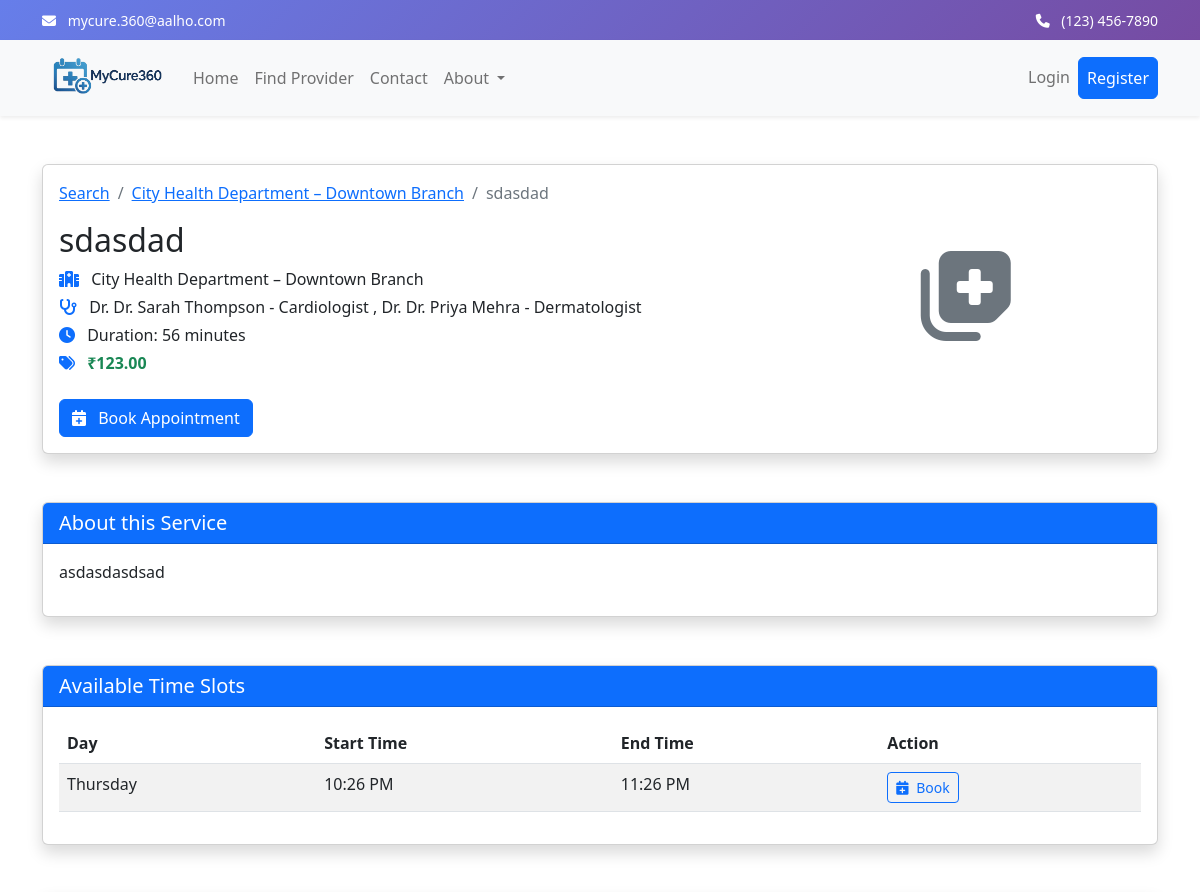
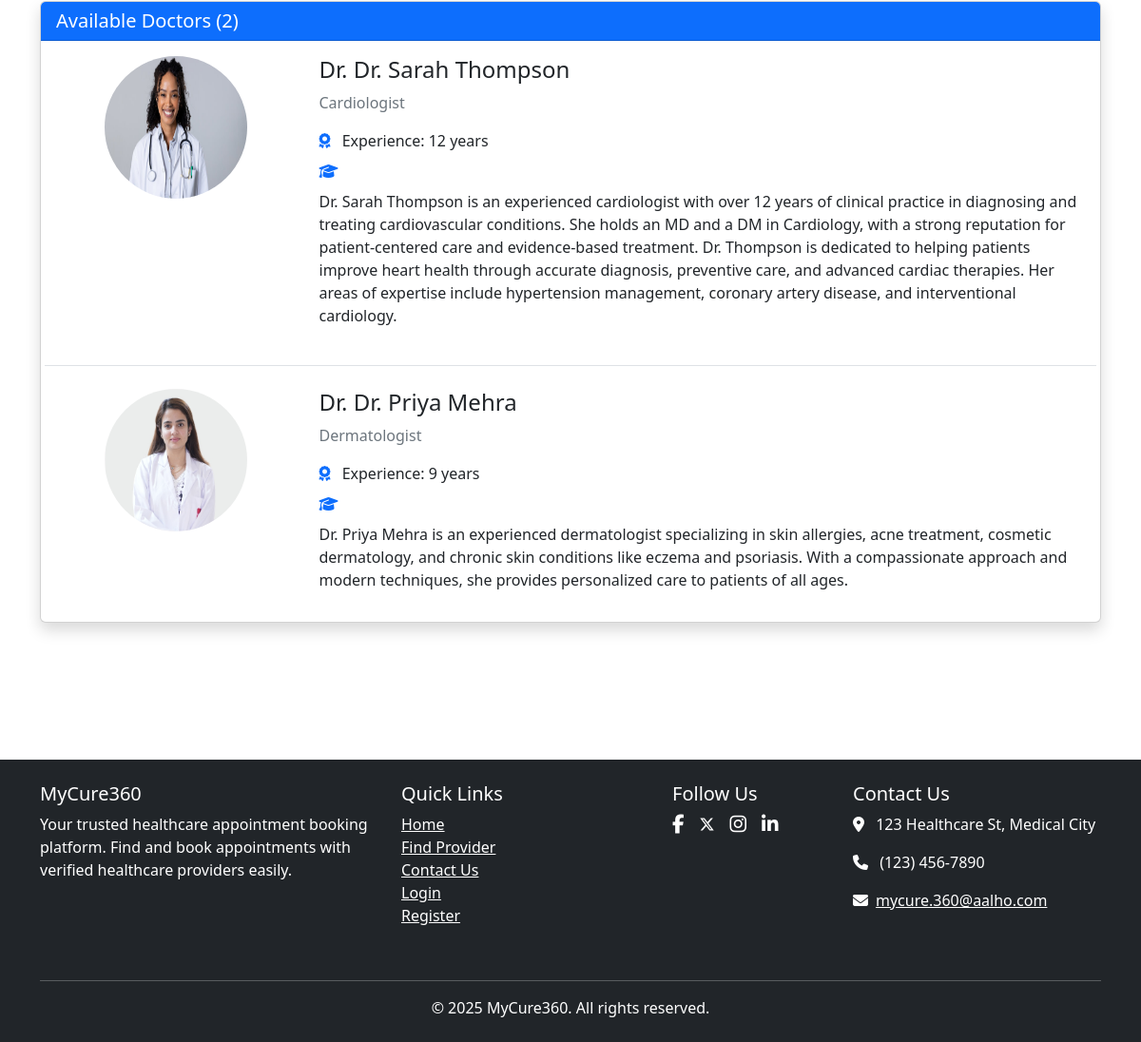
The page /appointments/service/4/ on the database its author committed (2 pictures, top to bottom).
### authorities/models.py (models this page shows, shortened)
class Authority(models.Model):
    AUTHORITY_TYPE_CHOICES = (
        ('HOSPITAL', 'Hospital'),
        ('CLINIC', 'Clinic'),
        ('DIAGNOSTIC', 'Diagnostic Center'),
    )
    user = models.OneToOneField(User, on_delete=models.CASCADE, related_name='authority_profile')
    name = models.CharField(max_length=255)
    authority_type = models.CharField(max_length=10, choices=AUTHORITY_TYPE_CHOICES)
    description = models.TextField()
    address = models.TextField()
    city = models.CharField(max_length=100)
    email = models.EmailField(blank=True, null=True)
    phone = models.CharField(max_length=15, blank=True, null=True)
    state = models.CharField(max_length=100)
    postal_code = models.CharField(max_length=10)
    latitude = models.FloatField(blank=True, null=True)
    longitude = models.FloatField(blank=True, null=True)
    logo = models.ImageField(upload_to='authority_logos/', blank=True, null=True)
    website = models.URLField(blank=True, null=True)
    established_date = models.DateField(blank=True, null=True)
    opening_time = models.TimeField(default='09:00', help_text="Opening time (24-hour format)")
    closing_time = models.TimeField(default='18:00', help_text="Closing time (24-hour format)")
    open_on_weekends = models.BooleanField(default=True, help_text="Check if open on weekends")
    is_verified = models.BooleanField(default=False)
    registration_number = models.CharField(max_length=50, blank=True, null=True)
    created_at = models.DateTimeField(auto_now_add=True)
    updated_at = models.DateTimeField(auto_now=True)
    class Meta:
        verbose_name = 'Authority'
        verbose_name_plural = 'Authorities'
        db_table = 'authorities'

class Service(models.Model):
    authority = models.ForeignKey(Authority, on_delete=models.CASCADE, related_name='services')
    name = models.CharField(max_length=255)
    description = models.TextField()
    doctors = models.ManyToManyField(Doctor, related_name='services', blank=True)
    price = models.DecimalField(max_digits=10, decimal_places=2)
    duration_minutes = models.PositiveIntegerField(default=30)
    is_active = models.BooleanField(default=True)
    created_at = models.DateTimeField(auto_now_add=True)
    updated_at = models.DateTimeField(auto_now=True)
    class Meta:
        verbose_name = 'Service'
        verbose_name_plural = 'Services'
        db_table = 'services'

class Doctor(models.Model):
    GENDER_CHOICES = (
        ('MALE', 'Male'),
        ('FEMALE', 'Female'),
        ('OTHER', 'Other'),
    )
    authority = models.ForeignKey(Authority, on_delete=models.CASCADE, related_name='doctors')
    name = models.CharField(max_length=255)
    specialization = models.CharField(max_length=255)
    qualification = models.CharField(max_length=255)
    experience_years = models.PositiveIntegerField()
    gender = models.CharField(max_length=6, choices=GENDER_CHOICES)
    photo = models.ImageField(upload_to='doctor_photos/', blank=True, null=True)
    email = models.EmailField(blank=True, null=True)
    phone = models.CharField(max_length=15, blank=True, null=True)
    bio = models.TextField(blank=True, null=True)
    consultation_fee = models.DecimalField(max_digits=10, decimal_places=2, blank=True, null=True)
    is_active = models.BooleanField(default=True)
    created_at = models.DateTimeField(auto_now_add=True)
    updated_at = models.DateTimeField(auto_now=True)
    class Meta:
        verbose_name = 'Doctor'
        verbose_name_plural = 'Doctors'
        db_table = 'doctors'

class TimeSlot(models.Model):
    WEEKDAY_CHOICES = (
        (0, 'Monday'),
        (1, 'Tuesday'),
        (2, 'Wednesday'),
        (3, 'Thursday'),
        (4, 'Friday'),
        (5, 'Saturday'),
        (6, 'Sunday'),
    )
    authority = models.ForeignKey(Authority, on_delete=models.CASCADE, related_name='time_slots')
    services = models.ManyToManyField(Service, related_name='time_slots')  # Changed to ManyToMany
    doctors = models.ManyToManyField(Doctor, related_name='time_slots', blank=True)  # Changed to ManyToMany
    weekday = models.IntegerField(choices=WEEKDAY_CHOICES)
    start_time = models.TimeField()
    end_time = models.TimeField()
    capacity = models.PositiveIntegerField(default=1)
    is_active = models.BooleanField(default=True)
    is_booked = models.BooleanField(default=False)  # New field to track if slot is booked
    created_at = models.DateTimeField(auto_now_add=True)
    updated_at = models.DateTimeField(auto_now=True)
    class Meta:
        verbose_name = 'Time Slot'
        verbose_name_plural = 'Time Slots'
        db_table = 'time_slots'
        unique_together = ['authority', 'weekday', 'start_time', 'end_time']

### appointments/views.py (the view)
# urls.py: path('service/<int:service_id>/', views.service_detail_view, name='service_detail'),
def service_detail_view(request, service_id):
    service = get_object_or_404(Service, id=service_id, is_active=True)
    authority = service.authority
    doctors = service.doctors.filter(is_active=True)
    time_slots = TimeSlot.objects.filter(
        services=service,
        is_active=True
    ).order_by('weekday', 'start_time')
    context = {
        'service': service,
        'authority': authority,
        'doctors': doctors,  # Pass all doctors instead of single doctor
        'time_slots': time_slots,
    }
    return render(request, 'appointments/service_detail.html', context)

### appointments/templates/appointments/service_detail.html (shortened to what this page needs)
{% extends 'base.html' %}
{% load static %}
{% block content %}
<div class="container py-5">
    <div class="card shadow mb-5">
        <div class="card-body">
            <nav aria-label="breadcrumb">
                <ol class="breadcrumb">
                    <li class="breadcrumb-item"><a href="{% url 'search' %}">Search</a></li>
                    <li class="breadcrumb-item"><a href="{% url 'authority_detail' authority.id %}">{{ authority.name }}</a></li>
                    <li class="breadcrumb-item active" aria-current="page">{{ service.name }}</li>
                </ol>
            </nav>
            <div class="row mt-3">
                <div class="col-md-8">
                    <h2 class="mb-2">{{ service.name }}</h2>
                    <p class="mb-1">
                        <i class="fas fa-hospital text-primary me-2"></i>
                        {{ authority.name }}
                    </p>
                    <p class="mb-1">
                        <i class="fas fa-stethoscope text-primary me-2"></i>
                        {% if doctors %}
                            {% for doctor in doctors %}
                                Dr. {{ doctor.name }}{% if doctor.specialization %} - {{ doctor.specialization }}{% endif %}
                                {% if not forloop.last %}, {% endif %}
                            {% endfor %}
                        {% else %}
                            General Service
                        {% endif %}
                    </p>
                    <p class="mb-1">
                        <i class="fas fa-clock text-primary me-2"></i>
                        Duration: {{ service.duration_minutes }} minutes
                    </p>
                    <p class="mb-3">
                        <i class="fas fa-tags text-primary me-2"></i>
                        <strong class="text-success">₹{{ service.price }}</strong>
                    </p>
                    <div class="mt-4">
                        <a href="{% url 'book_appointment' service.id %}" class="btn btn-primary">
                            <i class="fas fa-calendar-plus me-2"></i> Book Appointment
                        </a>
                    </div>
                </div>
                <div class="col-md-4 text-center">
                    {% if service.image %}
                        <img src="{{ service.image.url }}" class="img-fluid rounded" alt="{{ service.name }}">
                    {% else %}
                        <div class="p-4">
                            <i class="fas fa-notes-medical fa-6x text-secondary"></i>
                        </div>
                    {% endif %}
                </div>
            </div>
        </div>
    </div>
    <div class="card shadow mb-5">
        <div class="card-header bg-primary text-white">
            <h5 class="mb-0">About this Service</h5>
        </div>
        <div class="card-body">
            <p>{{ service.description }}</p>
        </div>
    </div>
    <div class="card shadow mb-5">
        <div class="card-header bg-primary text-white">
            <h5 class="mb-0">Available Time Slots</h5>
        </div>
        <div class="card-body">
            {% if time_slots %}
                <div class="table-responsive">
                    <table class="table table-striped">
                        <thead>
                            <tr>
                                <th>Day</th>
                                <th>Start Time</th>
                                <th>End Time</th>
                                <th>Action</th>
                            </tr>
                        </thead>
                        <tbody>
                            {% for slot in time_slots %}
                                <tr>
                                    <td>{{ slot.get_weekday_display }}</td>
                                    <td>{{ slot.start_time|time:"g:i A" }}</td>
                                    <td>{{ slot.end_time|time:"g:i A" }}</td>
                                    <td>
                                        <a href="{% url 'book_appointment' service.id %}" class="btn btn-sm btn-outline-primary">
                                            <i class="fas fa-calendar-plus me-1"></i> Book
                                        </a>
                                    </td>
                                </tr>
                            {% endfor %}
                        </tbody>
                    </table>
                </div>
            {% else %}
                <div class="alert alert-info">
                    No time slots available for this service. Please contact the healthcare provider.
                </div>
            {% endif %}
        </div>
    </div>
    {% if doctors %}
        <div class="card shadow mb-5">
            <div class="card-header bg-primary text-white">
                <h5 class="mb-0">
                    {% if doctors.count == 1 %}
                        About Dr. {{ doctors.first.name }}
                    {% else %}
                        Available Doctors ({{ doctors.count }})
                    {% endif %}
                </h5>
            </div>
            <div class="card-body">
                {% for doctor in doctors %}
                    <div class="row{% if not forloop.last %} mb-4 pb-4 border-bottom{% endif %}">
                        <div class="col-md-3 text-center mb-3 mb-md-0">
                            {% if doctor.photo %}
                                <img src="{{ doctor.photo.url }}" class="rounded-circle" width="150" height="150" alt="{{ doctor.name }}">
                            {% else %}
                                <i class="fas fa-user-md fa-6x text-secondary"></i>
                            {% endif %}
                        </div>
                        <div class="col-md-9">
                            <h4>Dr. {{ doctor.name }}</h4>
                            <p class="text-muted mb-3">{{ doctor.specialization }}</p>
                            <p class="mb-2">
                                <i class="fas fa-award text-primary me-2"></i>
                                Experience: {{ doctor.experience_years }} years
                            </p>
                            <p class="mb-2">
                                <i class="fas fa-graduation-cap text-primary me-2"></i>
                            </p>
                            {% if doctor.bio %}
                                <p>{{ doctor.bio }}</p>
                            {% endif %}
                        </div>
                    </div>
                {% endfor %}
            </div>
        </div>
    {% endif %}
</div>
{% endblock %}

### templates/base.html (style rules this page uses)
body { overflow-x: hidden; }

### rows shown on the page
Authority: name "City Health Department – Downtown Branch"
Service: name "sdasdad", duration_minutes "56", price "123.00", description "asdasdasdsad"
Doctor: name "Dr. Sarah Thompson", specialization "Cardiologist", photo (picture), experience_years "12", bio "Dr. Sarah Thompson is an experienced cardiologist with over 12 years of clinical practice in diagnosing and treating cardiovascular conditions. She holds an MD and a DM in Cardiology, with a strong reputation for patient-centered care and evidence-based treatment. Dr. Thompson is dedicated to helping patients improve heart health through accurate diagnosis, preventive care, and advanced cardiac therapies. Her areas of expertise include hypertension management, coronary artery disease, and interventional cardiology."
Doctor: name "Dr. Priya Mehra", specialization "Dermatologist", photo (picture), experience_years "9", bio "Dr. Priya Mehra is an experienced dermatologist specializing in skin allergies, acne treatment, cosmetic dermatology, and chronic skin conditions like eczema and psoriasis. With a compassionate approach and modern techniques, she provides personalized care to patients of all ages."
TimeSlot: weekday "Thursday", start_time "10:26 PM", end_time "11:26 PM"

### other values the page prints
{{ doctors.count }} "2"
